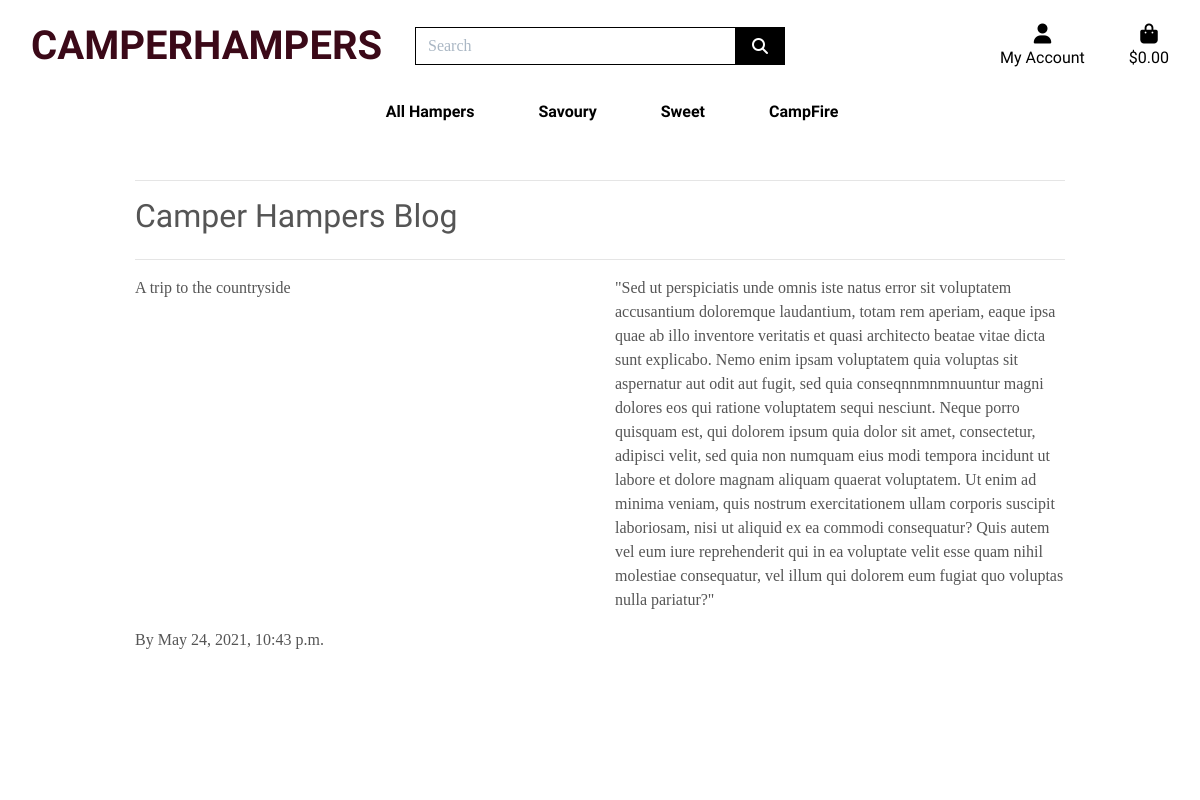
Screenshot of /blog/ with the database file from the repository.
### blog/models.py (models this page shows, shortened)
class OwnerBlog(models.Model):
    blog_title = models.CharField(max_length=254)
    blog_content = models.TextField(blank=True, null=True, default='')
    date_added = models.DateTimeField(default=timezone.now)
    class Meta:
        ordering = ['-date_added']

### blog/views.py (the view)
# urls.py: path('', views.blog, name='blog'),
def blog(request):
    blog = OwnerBlog.objects.all()
    context = {
        'blog': blog,
    }
    return render(request, 'blog/blog.html', context)

### bag/contexts.py (called while the page is built, shortened)
def bag_contents(request):
    bag_items = []
    total = 0
    product_count = 0
    bag = request.session.get('bag', {})
    delivery = total * Decimal(settings.STANDARD_DELIVERY_PERCENTAGE / 100)
    grand_total = delivery + total
    context = {
        'bag_items': bag_items,
        'total': total,
        'product_count': product_count,
        'delivery': delivery,
        'grand_total': grand_total,
    }
    return context

### blog/templates/blog/blog.html (shortened to what this page needs)
{% extends "base.html" %}
{% load static %}
{% block extra_css %}
    <link rel="stylesheet" href="{% static 'profiles/css/profile.css' %}">
{% endblock %}
{% block page_header %}
    <div class="container header-container">
    </div>
{% endblock %}
{% block content %}
    <div class="overlay"></div>
    <div class="container">
        <div class="row">
            <div class="col-12">
                <hr>
                <h2 class="logo-font mb-4">Camper Hampers Blog</h2>
                <hr>
            </div>
        </div>
        <div class="row">
            {% for blog in blog %}
            <div class="col-12 col-lg-6">
                <p>{{ blog.blog_title }}</p>
            </div>
            <div class="col-12 col-lg-6">
                <p>{{ blog.blog_content }}</p>
            </div>
            <div class="col-12 col-lg-6">
                <p>By {{ blog.date_added }}</p>
            </div>
            {% endfor %}
        </div>
    </div>
{% endblock %}

### static/css/base.css (style rules this page uses)
html { height: 100%; }
body { background: url('/media/homepage_banner.jpg') no-repeat center center fixed; background-size: cover; height: calc(100vh - 164px); color: #555; font-family: 'Julius Sans One'; }
.logo-font { font-family: 'Josefin Sans', sans-serif; }
.overlay { height: 100%; width: 100%; top: 0; left: 0; position: fixed; background: white; z-index: -1; }
@media (min-width: 1200px) { .container { max-width: 80%; } }
@media (min-width: 992px) { .header-container { padding-top: 164px; } }

### rows the page displays
OwnerBlog: blog_title "A trip to the countryside", blog_content "\"Sed ut perspiciatis unde omnis iste natus error sit voluptatem accusantium doloremque laudantium, totam rem aperiam, eaque ipsa quae ab illo inventore veritatis et quasi architecto beatae vitae dicta sunt explicabo. Nemo enim ipsam voluptatem quia voluptas sit aspernatur aut odit aut fugit, sed quia conseqnnmnmnuuntur magni dolores eos qui ratione voluptatem sequi nesciunt. Neque porro quisquam est, qui dolorem ipsum quia dolor sit amet, consectetur, adipisci velit, sed quia non numquam eius modi tempora incidunt ut labore et dolore magnam aliquam quaerat voluptatem. Ut enim ad minima veniam, quis nostrum exercitationem ullam corporis suscipit laboriosam, nisi ut aliquid ex ea commodi…", date_added "May 24, 2021, 10:43 p.m."
